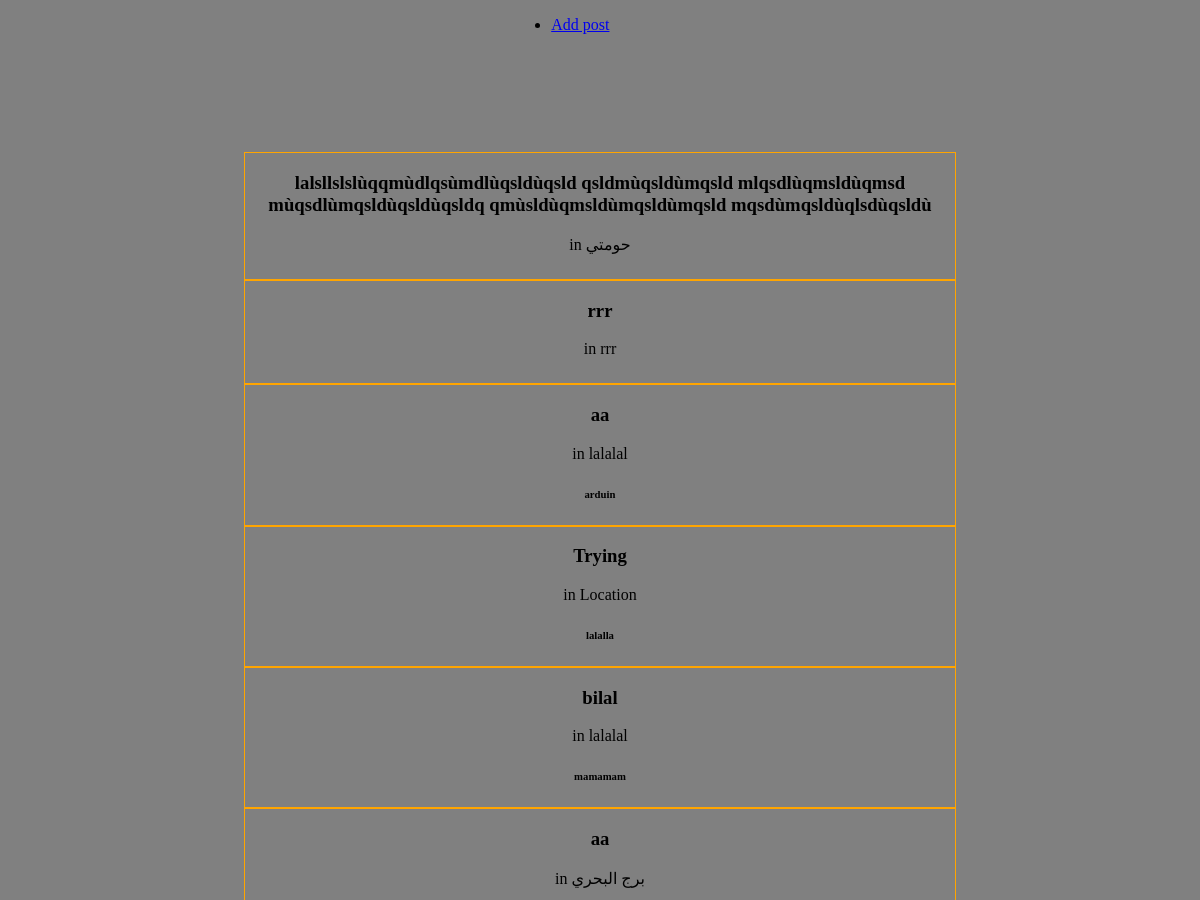
/home/ (upper part), run on an earlier commit of the app's database.
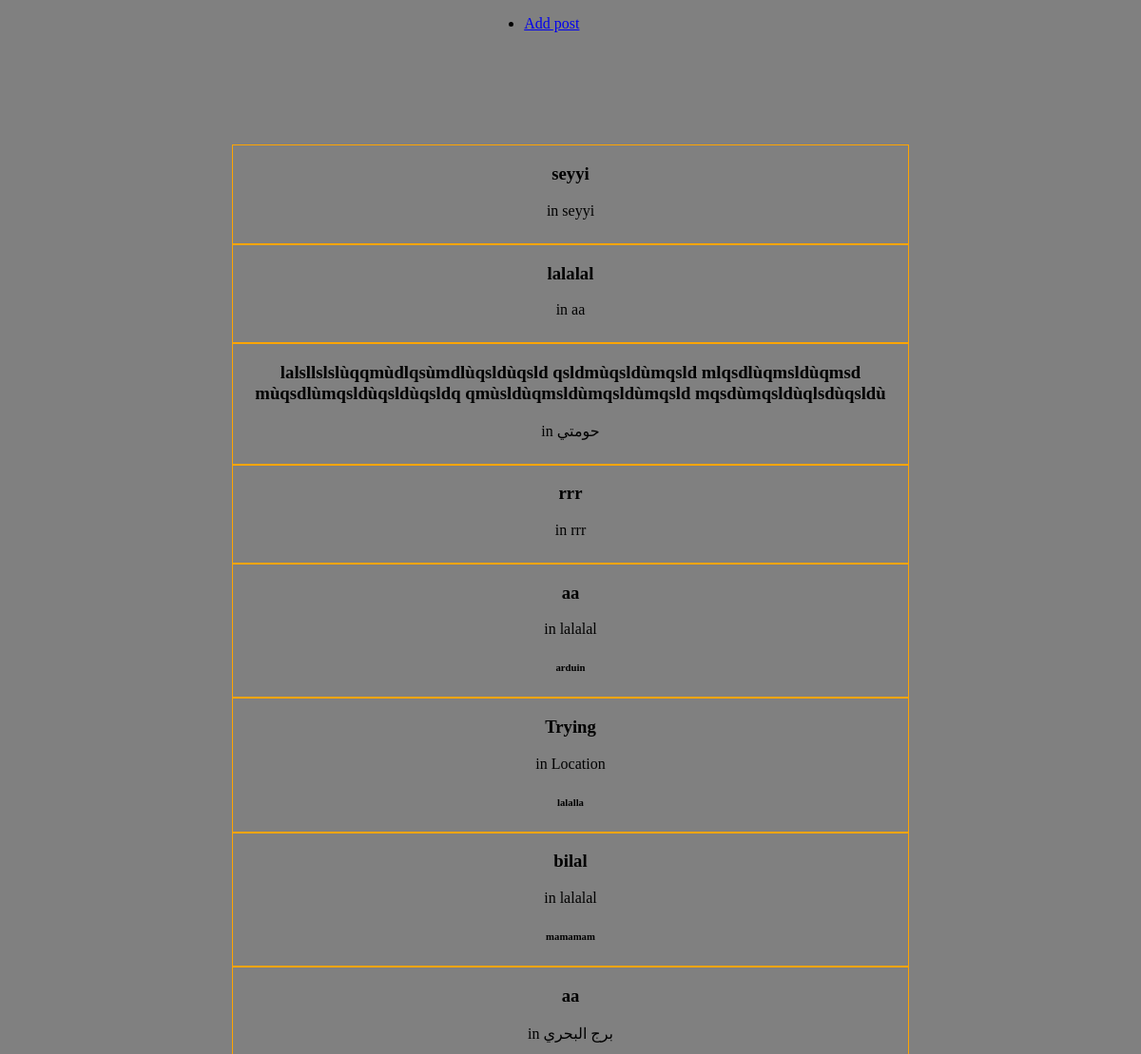
And on a later commit of the database.
### PUBLISHER_DZ/models.py (models this page shows)
class Post(models.Model):
	description=models.TextField(max_length=500)
	price=models.IntegerField(max_length=10)
	location=models.CharField(max_length=50)
	phone=models.CharField(max_length=50)
	e_mail=models.EmailField(max_length=50)
	creation_date=models.DateTimeField(default=timezone.now)
	image_url=models.CharField(max_length=100)
        keywords=models.CharField(max_length=100)
	def handle_post(self):
		self.creation_date=timezone.now()
		self.save
	def __str__(self):
		return self.description

### PUBLISHER_DZ/views.py (the view)
# urls.py: url(r'^home/', views.Home.as_view() , name="home"),
class Home(generic.ListView):
	template_name="PUBLISHER_DZ/home.html"
	context_object_name = "posts"
	def get_queryset(self):
		return Post.objects.all().order_by('-id')

### PUBLISHER_DZ/templates/PUBLISHER_DZ/home.html (shortened to what this page needs)
<!DOCTYPE html>
<head>
{% load static %}
<link rel="stylesheet" type="text/css" href="{% static "css/style.css" %}">
</head>
<body>
<header>
<ul>
<li><a href="/add">Add post</a></li>
</ul>
</header>
<div class="postShow">
{% for i in posts %}
<div class="post">
<div class="description"><h3>{{i.description}}</h3></div>
<div class="location">in {{i.location}}</div>
<div class="keywords"><h6>{{i.keywords}}</h6></div>
</div>
{% endfor %}
</div>
</body>
</html>

### PUBLISHER_DZ/static/css/style.css (style rules this page uses)
body { background-color:grey; }
header { margin:auto; width:15%; }
.post { border:1px solid orange; text-align:center; width:60%; margin:auto; }
.postShow { margin-top:10%; }

What changed in the data, as far as the page shows it:
added Post: description "seyyi", location "seyyi"
added Post: description "lalalal", location "aa"
